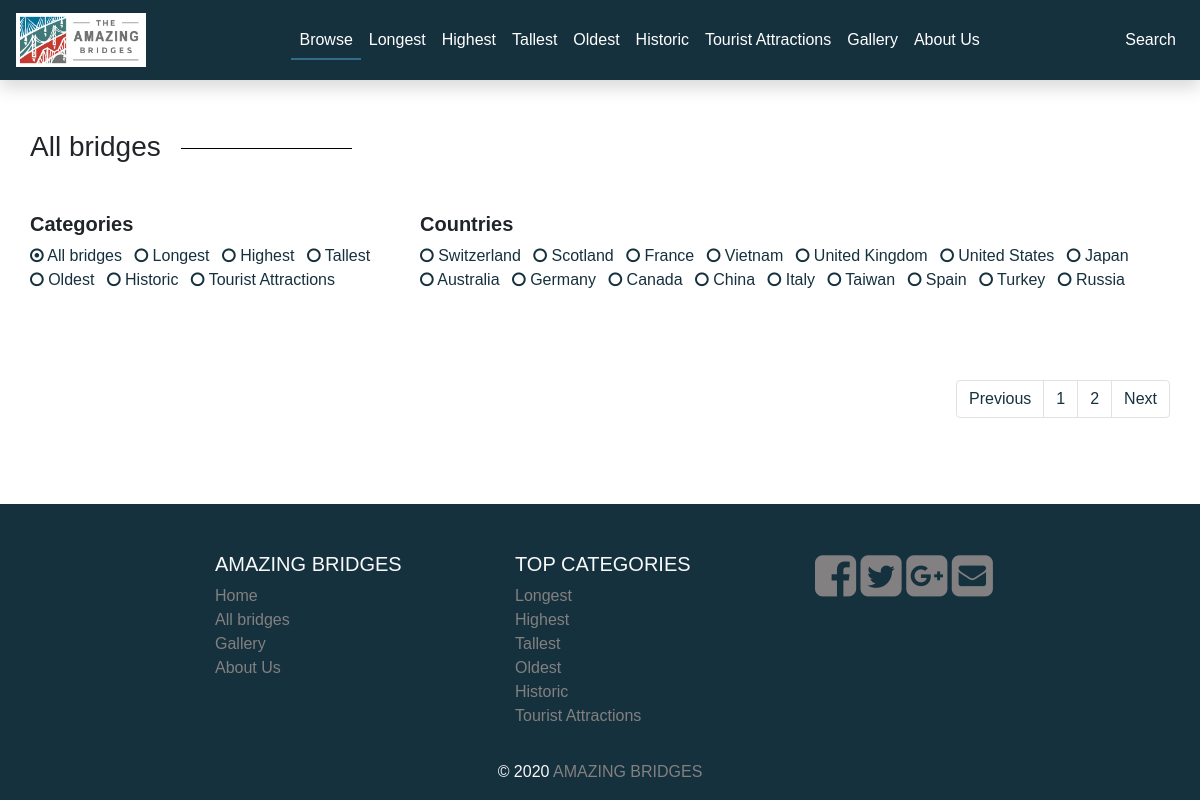
Page /SourceCode/public/all-bridges.php?page=3 on the committed database.
### tables this page shows
CREATE TABLE IF NOT EXISTS `categories` (
  `categoryID` int(11) NOT NULL AUTO_INCREMENT,
  `categoryName` varchar(255) NOT NULL,
  PRIMARY KEY (`categoryID`)
);

### SourceCode/lib/database.php (called while the page is built, shortened)
<?php
function db_connect()
{
    $connection = mysqli_connect(DB_SERVER, DB_USER, DB_PASS, DB_NAME);
    return $connection;
}
$db = db_connect();
function confirm_query_result($result)
{
    global $db;
    if ($result) {
        return $result;
    } else {
        echo mysqli_error($db);
        db_disconnect($db);
        exit;
    }
}
function get_total_bridges_count(){
    global $db;
    $sql = "SELECT COUNT(*) FROM `bridges`";
    $result = mysqli_query($db, $sql);
    $result = confirm_query_result($result);
    $bridges_count = mysqli_fetch_array($result);
    return $bridges_count[0];
}
function find_all_categories()
{
    global $db;
    $sql = "SELECT * FROM `Categories`";
    $result = mysqli_query($db, $sql);
    return confirm_query_result($result);
}
function select_country_distinct()
{
    global $db;
    $sql = "SELECT DISTINCT `country` FROM `bridges`";
    $result = mysqli_query($db, $sql);
    return confirm_query_result($result);
}

### SourceCode/public/all-bridges.php (the view, shortened to what this page needs)
<?php
require_once('../lib/database.php');
$thisPage = 'All bridges';
if (isset($_GET['page']) && $_GET['page'] != "") {
    $page = $_GET['page'];
} else {
    $page = 1;
}
$total_bridges_per_page = 24;
$total_bridges_count = get_total_bridges_count();
$total_no_of_pages = ceil($total_bridges_count / $total_bridges_per_page);
?>
<!DOCTYPE html>
<html lang="en">
<head>
    <link rel="stylesheet" href="https://maxcdn.bootstrapcdn.com/bootstrap/4.5.0/css/bootstrap.min.css">
    <link rel="stylesheet" href="https://maxcdn.bootstrapcdn.com/font-awesome/4.7.0/css/font-awesome.min.css">
    <link rel="stylesheet" href="mainStyle.css">
</head>
<body>
    <?php include('nav.php') ?>
    <div class="container content">
        <h3 class="h3-category mb-5">All bridges</h3>
        <div class="row mb-5">
            <div class="col-md-4 d-flex flex-wrap justify-content-start">
                <h5 class="font-weight-bold">Categories</h5>
                <ul class="list-inline">
                    <li class="list-inline-item">
                        <a class="text-decoration-none" href="all-bridges.php"><i class="fa fa-circle-o"></i> All bridges</a>
                    </li>
                    <?php
                    $category_set = find_all_categories();
                    while ($category = mysqli_fetch_assoc($category_set)) :
                    ?>
                        <li class="list-inline-item">
                            <a class="text-decoration-none" href="category.php?id=<?php echo $category['categoryID'] ?>"><i class="fa fa-circle-o"></i> <?php echo $category['categoryName'] ?></a>
                        </li>
                    <?php endwhile;
                    mysqli_free_result($category_set); ?>
                </ul>
            </div>
            <div class="col-md-8 d-flex flex-wrap justify-content-start">
                <h5 class="font-weight-bold">Countries</h5>
                <ul class="list-inline">
                    <?php
                    $countries = select_country_distinct();
                    while ($country = mysqli_fetch_assoc($countries)) :
                    ?>
                        <li class="list-inline-item">
                            <a class="text-decoration-none" href="<?php echo "all-bridges.php?country=" . $country['country'] ?>"><i class="fa fa-circle-o"></i> <?php echo $country['country'] ?></a>
                        </li>
                    <?php endwhile;
                    mysqli_free_result($countries); ?>
                </ul>
            </div>
        </div>
        <br>
        <ul class="pagination pull-right">
            <li class="page-item <?php echo $page == 1 ? 'disabled' : '' ?>"><a class="page-link" href="all-bridges.php?page=<?php echo $page-1 ?>">Previous</a></li>
            <?php for ($i = 1; $i <= $total_no_of_pages; $i++) : ?>
                <li class="page-item <?php echo $page == $i ? 'active' : '' ?>"><a class="page-link" href="all-bridges.php<?php echo $i==1? '' : "?page=$i" ?>"><?php echo $i ?></a></li>
            <?php endfor ?>
            <li class="page-item <?php echo $page == $total_no_of_pages ? 'disabled' : '' ?>"><a class="page-link" href="all-bridges.php?page=<?php echo $page+1 ?>">Next</a></li>
        </ul>
    </div>
    <?php include('footer.php') ?>
</body>
</html>

### SourceCode/public/nav.php (shortened to what this page needs)
<nav class="navbar navbar-expand-md fixed-top shadow">
    <a class="navbar-brand h-100" href="index.php">
        <img class="d-inline-block h-100" src="../img/logo.png" alt="Amazing Bridge" id="logo">
    </a>
    <div class="collapse navbar-collapse justify-content-center text-center" id="collapsibleNavbar">
        <ul class="navbar-nav">
        <li class="nav-item">
                <a <?php echo $thisPage == 'All bridges' ? 'id="currentPage"' : '' ?> class="nav-link" href="all-bridges.php">Browse</a>
            </li>
            <?php
            $category_set = find_all_categories();
            while ($category = mysqli_fetch_assoc($category_set)) :
            ?>
                <li class="nav-item"><a <?php echo $thisPage == $category['categoryName'] ? 'id="currentPage"' : '' ?> class="nav-link" href="category.php?id=<?php echo $category['categoryID'] ?>"><?php echo $category['categoryName'] ?></a></li>
            <?php
            endwhile;
            mysqli_free_result($category_set); ?>
            <li class="nav-item">
                <a <?php echo $thisPage == 'Gallery' ? 'id="currentPage"' : '' ?> class="nav-link" href="gallery.php">Gallery</a>
            </li>
            <li class="nav-item">
                <a <?php echo $thisPage == 'About' ? 'id="currentPage"' : '' ?> class="nav-link" href="about.php">About Us</a>
            </li>
        </ul>
    </div>
    <ul class="navbar-nav">
        <li class="nav-item dropdown">
            <a class="nav-link dropdown-toggle" href="#" id="navbarDropdown" role="button" data-toggle="dropdown" aria-haspopup="true" aria-expanded="false">
                Search
            </a>
        </li>
    </ul>
</nav>
<div id="shownav" class="fixed-top" style="height: 20px;"></div>

### SourceCode/public/footer.php
<footer class="page-footer font-small text-light mt-5">
    <div class="container-fluid text-center text-md-left">
        <br><br>
        <div class="row">
            <div class="col-md-3 offset-md-2">
                <h5 class="text-uppercase">Amazing Bridges</h5>
                <ul class="list-unstyled">
                    <li><a href="index.php">Home</a></li>
                    <li><a href="all-bridges.php">All bridges</a></li>
                    <li><a href="gallery.php">Gallery</a></li>
                    <li><a href="about.php">About Us</a></li>
                </ul>
            </div>
            <div class="col-md-3">
                <h5>TOP CATEGORIES</h5>
                <ul class="list-unstyled">
                    <?php
                    $category_set = find_all_categories();
                    while ($category = mysqli_fetch_assoc($category_set)) :
                    ?>
                        <li class="list-unstyled"><a href="category.php?id=<?php echo $category['categoryID'] ?>"><?php echo $category['categoryName'] ?></a></li>
                    <?php
                    endwhile;
                    mysqli_free_result($category_set); ?>
                </ul>
            </div>
                <div class="col-md-3">
                    <a href="https://www.facebook.com/groups/BetheBridge/"><i id="social-fb" class="fa fa-facebook-square fa-3x social"></i></a>
                    <a href="https://twitter.com/hashtag/bridges"><i id="social-tw" class="fa fa-twitter-square fa-3x social"></i></a>
                    <a href="https://plus.google.com/Bridges"><i id="social-gp" class="fa fa-google-plus-square fa-3x social"></i></a>
                    <a href="mailto:theamazingbridges@gmail.com"><i id="social-em" class="fa fa-envelope-square fa-3x social"></i></a>
                </div>
        </div>
    </div>
    <div class="footer-copyright text-center py-3">© 2020
        <a href="index.php">AMAZING BRIDGES</a>
    </div>
</footer>

### SourceCode/public/mainStyle.css (style rules this page uses)
body { font-family: "Raleway", "Gill Sans", "Gill Sans MT", Calibri, "Trebuchet MS", sans-serif, sans-serif; height: 100%; display: grid; grid-template-rows: 1fr auto; }
html { height: 100%; }
.page-footer { background-color: #0c1d25; }
.page-footer li, a { color: #828080; }
.navbar { height: 80px; background-color: rgb(22, 49, 62); }
.navbar a { color: white; }
.nav-link { position: relative; }
#currentPage:after { background: none repeat scroll 0 0 transparent; bottom: 0; content: ""; display: block; height: 2px; left: 0; position: absolute; background: #316c89; width: 100%; }
.nav-link:after { background: none repeat scroll 0 0 transparent; bottom: 0; content: ""; display: block; height: 2px; left: 50%; position: absolute; background: rgb(193, 61, 54); transition: width 0.3s ease 0s, left 0.3s ease 0s; width: 0; }
#collapsibleNavbar { background-color: rgb(22, 49, 62); }
#navbarDropdown:after { content: none; }
.content { margin-top: 50px; padding: 0; }
.content a { color: rgb(22, 49, 62); }
.h3-category:after { background-color: #000; content: ""; display: inline-block; height: 1px; vertical-align: middle; width: 15%; margin-left: 20px; }
.page-footer { background-color: rgb(22, 49, 62); }

### rows in the picture
categories: categoryName "Longest"
categories: categoryName "Highest"
categories: categoryName "Tallest"
categories: categoryName "Oldest"
categories: categoryName "Historic"
categories: categoryName "Tourist Attractions"

### other values in the picture
$country['country'] "Switzerland"
$country['country'] "Scotland"
$country['country'] "France"
$country['country'] "Vietnam"
$country['country'] "United Kingdom"
$country['country'] "United States"
$country['country'] "Japan"
$country['country'] "Australia"
$country['country'] "Germany"
$country['country'] "Canada"
$country['country'] "China"
$country['country'] "Italy"
$country['country'] "Taiwan"
$country['country'] "Spain"
$country['country'] "Turkey"
